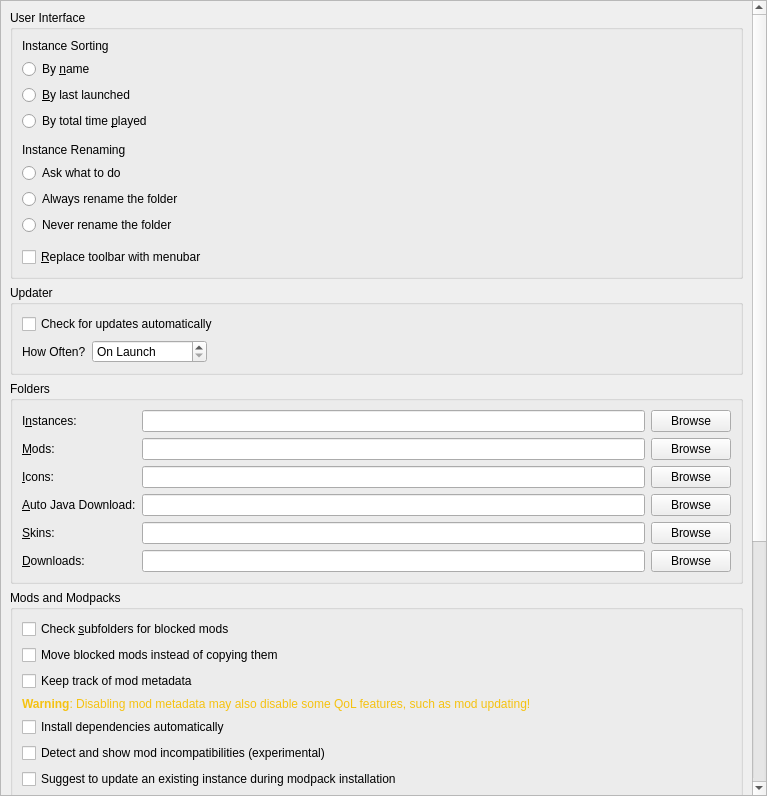
<?xml version="1.0" encoding="UTF-8"?>
<ui version="4.0">
 <class>LauncherPage</class>
 <widget class="QWidget" name="LauncherPage">
  <property name="geometry">
   <rect>
    <x>0</x>
    <y>0</y>
    <width>767</width>
    <height>796</height>
   </rect>
  </property>
  <property name="sizePolicy">
   <sizepolicy hsizetype="MinimumExpanding" vsizetype="MinimumExpanding">
    <horstretch>0</horstretch>
    <verstretch>0</verstretch>
   </sizepolicy>
  </property>
  <layout class="QVBoxLayout" name="verticalLayout">
   <property name="leftMargin">
    <number>0</number>
   </property>
   <property name="topMargin">
    <number>0</number>
   </property>
   <property name="rightMargin">
    <number>0</number>
   </property>
   <property name="bottomMargin">
    <number>0</number>
   </property>
   <item>
    <widget class="QScrollArea" name="scrollArea">
     <property name="horizontalScrollBarPolicy">
      <enum>Qt::ScrollBarPolicy::ScrollBarAsNeeded</enum>
     </property>
     <property name="widgetResizable">
      <bool>true</bool>
     </property>
     <widget class="QWidget" name="scrollAreaWidgetContents">
      <property name="geometry">
       <rect>
        <x>0</x>
        <y>-149</y>
        <width>746</width>
        <height>1222</height>
       </rect>
      </property>
      <layout class="QVBoxLayout" name="verticalLayout_8">
       <item>
        <widget class="QGroupBox" name="userInterfaceBox">
         <property name="enabled">
          <bool>true</bool>
         </property>
         <property name="title">
          <string>User Interface</string>
         </property>
         <layout class="QVBoxLayout" name="verticalLayout_2">
          <item>
           <widget class="QLabel" name="instanceSortingLabel">
            <property name="text">
             <string>Instance Sorting</string>
            </property>
           </widget>
          </item>
          <item>
           <widget class="QRadioButton" name="sortByNameBtn">
            <property name="text">
             <string>By &amp;name</string>
            </property>
            <attribute name="buttonGroup">
             <string notr="true">sortingModeGroup</string>
            </attribute>
           </widget>
          </item>
          <item>
           <widget class="QRadioButton" name="sortLastLaunchedBtn">
            <property name="text">
             <string>&amp;By last launched</string>
            </property>
            <attribute name="buttonGroup">
             <string notr="true">sortingModeGroup</string>
            </attribute>
           </widget>
          </item>
          <item>
           <widget class="QRadioButton" name="sortByPlaytimeBtn">
            <property name="text">
             <string>By total time &amp;played</string>
            </property>
            <attribute name="buttonGroup">
             <string notr="true">sortingModeGroup</string>
            </attribute>
           </widget>
          </item>
          <item>
           <spacer name="verticalSpacer">
            <property name="orientation">
             <enum>Qt::Orientation::Vertical</enum>
            </property>
            <property name="sizeType">
             <enum>QSizePolicy::Policy::Fixed</enum>
            </property>
            <property name="sizeHint" stdset="0">
             <size>
              <width>0</width>
              <height>6</height>
             </size>
            </property>
           </spacer>
          </item>
          <item>
           <widget class="QLabel" name="renamingBehaviorLabel">
            <property name="text">
             <string>Instance Renaming</string>
            </property>
           </widget>
          </item>
          <item>
           <widget class="QRadioButton" name="askToRenameDirBtn">
            <property name="text">
             <string>Ask what to do</string>
            </property>
            <attribute name="buttonGroup">
             <string notr="true">renamingBehaviorGroup</string>
            </attribute>
           </widget>
          </item>
          <item>
           <widget class="QRadioButton" name="alwaysRenameDirBtn">
            <property name="text">
             <string>Always rename the folder</string>
            </property>
            <attribute name="buttonGroup">
             <string notr="true">renamingBehaviorGroup</string>
            </attribute>
           </widget>
          </item>
          <item>
           <widget class="QRadioButton" name="neverRenameDirBtn">
            <property name="text">
             <string>Never rename the folder</string>
            </property>
            <attribute name="buttonGroup">
             <string notr="true">renamingBehaviorGroup</string>
            </attribute>
           </widget>
          </item>
          <item>
           <spacer name="verticalSpacer_2">
            <property name="orientation">
             <enum>Qt::Orientation::Vertical</enum>
            </property>
            <property name="sizeType">
             <enum>QSizePolicy::Policy::Fixed</enum>
            </property>
            <property name="sizeHint" stdset="0">
             <size>
              <width>0</width>
              <height>6</height>
             </size>
            </property>
           </spacer>
          </item>
          <item>
           <widget class="QCheckBox" name="preferMenuBarCheckBox">
            <property name="toolTip">
             <string>The menubar is more friendly for keyboard-driven interaction.</string>
            </property>
            <property name="text">
             <string>&amp;Replace toolbar with menubar</string>
            </property>
           </widget>
          </item>
         </layout>
        </widget>
       </item>
       <item>
        <widget class="QGroupBox" name="updateSettingsBox">
         <property name="title">
          <string>Updater</string>
         </property>
         <layout class="QGridLayout" name="gridLayout_2">
          <item row="1" column="0">
           <layout class="QHBoxLayout" name="horizontalLayout_2">
            <item>
             <widget class="QLabel" name="updateIntervalLabel">
              <property name="text">
               <string>How Often?</string>
              </property>
             </widget>
            </item>
            <item>
             <widget class="QSpinBox" name="updateIntervalSpinBox">
              <property name="sizePolicy">
               <sizepolicy hsizetype="Maximum" vsizetype="Fixed">
                <horstretch>0</horstretch>
                <verstretch>0</verstretch>
               </sizepolicy>
              </property>
              <property name="toolTip">
               <string>Set to 0 to only check on launch</string>
              </property>
              <property name="specialValueText">
               <string>On Launch</string>
              </property>
              <property name="suffix">
               <string> hours</string>
              </property>
              <property name="prefix">
               <string>Every </string>
              </property>
              <property name="minimum">
               <number>0</number>
              </property>
              <property name="maximum">
               <number>168</number>
              </property>
             </widget>
            </item>
            <item>
             <spacer name="horizontalSpacer">
              <property name="orientation">
               <enum>Qt::Orientation::Horizontal</enum>
              </property>
              <property name="sizeHint" stdset="0">
               <size>
                <width>0</width>
                <height>0</height>
               </size>
              </property>
             </spacer>
            </item>
           </layout>
          </item>
          <item row="0" column="0" colspan="2">
           <widget class="QCheckBox" name="autoUpdateCheckBox">
            <property name="text">
             <string>Check for updates automatically</string>
            </property>
           </widget>
          </item>
         </layout>
        </widget>
       </item>
       <item>
        <widget class="QGroupBox" name="foldersBox">
         <property name="title">
          <string>Folders</string>
         </property>
         <layout class="QGridLayout" name="gridLayout">
          <item row="4" column="1">
           <widget class="QLineEdit" name="skinsDirTextBox"/>
          </item>
          <item row="4" column="2">
           <widget class="QPushButton" name="skinsDirBrowseBtn">
            <property name="text">
             <string>Browse</string>
            </property>
           </widget>
          </item>
          <item row="3" column="0">
           <widget class="QLabel" name="labelJavaDir">
            <property name="toolTip">
             <string>Folder where Prism Launcher stores automatically downloaded Java versions. Do NOT set this to your system Java installation.</string>
            </property>
            <property name="text">
             <string>&amp;Auto Java Download:</string>
            </property>
            <property name="buddy">
             <cstring>javaDirTextBox</cstring>
            </property>
           </widget>
          </item>
          <item row="2" column="2">
           <widget class="QPushButton" name="iconsDirBrowseBtn">
            <property name="text">
             <string>Browse</string>
            </property>
           </widget>
          </item>
          <item row="4" column="0">
           <widget class="QLabel" name="labelSkinsDir">
            <property name="text">
             <string>&amp;Skins:</string>
            </property>
            <property name="buddy">
             <cstring>skinsDirTextBox</cstring>
            </property>
           </widget>
          </item>
          <item row="1" column="0">
           <widget class="QLabel" name="labelModsDir">
            <property name="text">
             <string>&amp;Mods:</string>
            </property>
            <property name="buddy">
             <cstring>modsDirTextBox</cstring>
            </property>
           </widget>
          </item>
          <item row="3" column="2">
           <widget class="QPushButton" name="javaDirBrowseBtn">
            <property name="text">
             <string>Browse</string>
            </property>
           </widget>
          </item>
          <item row="5" column="0">
           <widget class="QLabel" name="labelDownloadsDir">
            <property name="text">
             <string>&amp;Downloads:</string>
            </property>
            <property name="buddy">
             <cstring>downloadsDirTextBox</cstring>
            </property>
           </widget>
          </item>
          <item row="5" column="1">
           <widget class="QLineEdit" name="downloadsDirTextBox"/>
          </item>
          <item row="1" column="1">
           <widget class="QLineEdit" name="modsDirTextBox"/>
          </item>
          <item row="0" column="0">
           <widget class="QLabel" name="labelInstDir">
            <property name="text">
             <string>I&amp;nstances:</string>
            </property>
            <property name="buddy">
             <cstring>instDirTextBox</cstring>
            </property>
           </widget>
          </item>
          <item row="0" column="2">
           <widget class="QPushButton" name="instDirBrowseBtn">
            <property name="text">
             <string>Browse</string>
            </property>
           </widget>
          </item>
          <item row="5" column="2">
           <widget class="QPushButton" name="downloadsDirBrowseBtn">
            <property name="text">
             <string>Browse</string>
            </property>
           </widget>
          </item>
          <item row="0" column="1">
           <widget class="QLineEdit" name="instDirTextBox"/>
          </item>
          <item row="1" column="2">
           <widget class="QPushButton" name="modsDirBrowseBtn">
            <property name="text">
             <string>Browse</string>
            </property>
           </widget>
          </item>
          <item row="3" column="1">
           <widget class="QLineEdit" name="javaDirTextBox"/>
          </item>
          <item row="2" column="1">
           <widget class="QLineEdit" name="iconsDirTextBox"/>
          </item>
          <item row="2" column="0">
           <widget class="QLabel" name="labelIconsDir">
            <property name="text">
             <string>&amp;Icons:</string>
            </property>
            <property name="buddy">
             <cstring>iconsDirTextBox</cstring>
            </property>
           </widget>
          </item>
         </layout>
        </widget>
       </item>
       <item>
        <widget class="QGroupBox" name="modsBox">
         <property name="title">
          <string>Mods and Modpacks</string>
         </property>
         <layout class="QVBoxLayout" name="verticalLayout_4">
          <item>
           <widget class="QCheckBox" name="downloadsDirWatchRecursiveCheckBox">
            <property name="toolTip">
             <string>When enabled, in addition to the downloads folder, its sub folders will also be searched when looking for resources (e.g. when looking for blocked mods on CurseForge).</string>
            </property>
            <property name="text">
             <string>Check &amp;subfolders for blocked mods</string>
            </property>
           </widget>
          </item>
          <item>
           <widget class="QCheckBox" name="downloadsDirMoveCheckBox">
            <property name="toolTip">
             <string>When enabled, it will move blocked resources instead of copying them.</string>
            </property>
            <property name="text">
             <string>Move blocked mods instead of copying them</string>
            </property>
           </widget>
          </item>
          <item>
           <widget class="QCheckBox" name="metadataEnableBtn">
            <property name="toolTip">
             <string>Store version information provided by mod providers (like Modrinth or CurseForge) for mods.</string>
            </property>
            <property name="text">
             <string>Keep track of mod metadata</string>
            </property>
           </widget>
          </item>
          <item>
           <widget class="QLabel" name="metadataWarningLabel">
            <property name="text">
             <string>&lt;html&gt;&lt;head/&gt;&lt;body&gt;&lt;p&gt;&lt;span style=&quot; font-weight:600; color:#f5c211;&quot;&gt;Warning&lt;/span&gt;&lt;span style=&quot; color:#f5c211;&quot;&gt;: Disabling mod metadata may also disable some QoL features, such as mod updating!&lt;/span&gt;&lt;/p&gt;&lt;/body&gt;&lt;/html&gt;</string>
            </property>
            <property name="wordWrap">
             <bool>true</bool>
            </property>
           </widget>
          </item>
          <item>
           <widget class="QCheckBox" name="dependenciesEnableBtn">
            <property name="toolTip">
             <string>Automatically detect, install, and update mod dependencies.</string>
            </property>
            <property name="text">
             <string>Install dependencies automatically</string>
            </property>
           </widget>
          </item>
          <item>
           <widget class="QCheckBox" name="showModIncompatCheckBox">
            <property name="toolTip">
             <string>Currently this just shows mods which are not marked as compatible with the current Minecraft version.</string>
            </property>
            <property name="text">
             <string>Detect and show mod incompatibilities (experimental)</string>
            </property>
           </widget>
          </item>
          <item>
           <widget class="QCheckBox" name="modpackUpdatePromptBtn">
            <property name="toolTip">
             <string>When creating a new modpack instance, suggest updating an existing instance instead.</string>
            </property>
            <property name="text">
             <string>Suggest to update an existing instance during modpack installation</string>
            </property>
           </widget>
          </item>
         </layout>
        </widget>
       </item>
       <item>
        <widget class="QGroupBox" name="instanceBox">
         <property name="title">
          <string>Instance Creation</string>
         </property>
         <layout class="QVBoxLayout" name="verticalLayout_3">
          <item>
           <widget class="QCheckBox" name="downloadGameFilesBtn">
            <property name="toolTip">
             <string>Downloads required game files while creating the instance. Disable this to skip the initial download and fetch files when the instance is launched instead.</string>
            </property>
            <property name="text">
             <string>Download game files during instance creation</string>
            </property>
           </widget>
          </item>
          <item>
           <widget class="QCheckBox" name="lcsvDeveloperModeCheckBox">
            <property name="toolTip">
             <string>Shows the "Export as LCSV Pack" action on the instance context menu.</string>
            </property>
            <property name="text">
             <string>LCSV Developer Mode (enables pack export)</string>
            </property>
           </widget>
          </item>
         </layout>
        </widget>
       </item>
       <item>
        <widget class="QGroupBox" name="groupBox_2">
         <property name="title">
          <string>Console</string>
         </property>
         <layout class="QFormLayout" name="formLayout">
          <property name="labelAlignment">
           <set>Qt::AlignmentFlag::AlignLeading|Qt::AlignmentFlag::AlignLeft|Qt::AlignmentFlag::AlignVCenter</set>
          </property>
          <item row="0" column="0">
           <widget class="QLabel" name="lineLimitLabel">
            <property name="sizePolicy">
             <sizepolicy hsizetype="Maximum" vsizetype="Preferred">
              <horstretch>0</horstretch>
              <verstretch>0</verstretch>
             </sizepolicy>
            </property>
            <property name="text">
             <string>Log History &amp;Limit:</string>
            </property>
            <property name="buddy">
             <cstring>lineLimitSpinBox</cstring>
            </property>
           </widget>
          </item>
          <item row="0" column="1">
           <widget class="QSpinBox" name="lineLimitSpinBox">
            <property name="sizePolicy">
             <sizepolicy hsizetype="Maximum" vsizetype="Fixed">
              <horstretch>0</horstretch>
              <verstretch>0</verstretch>
             </sizepolicy>
            </property>
            <property name="suffix">
             <string> lines</string>
            </property>
            <property name="minimum">
             <number>10000</number>
            </property>
            <property name="maximum">
             <number>1000000</number>
            </property>
            <property name="singleStep">
             <number>10000</number>
            </property>
            <property name="value">
             <number>100000</number>
            </property>
           </widget>
          </item>
          <item row="1" column="0" colspan="2">
           <widget class="QCheckBox" name="checkStopLogging">
            <property name="text">
             <string>&amp;Stop logging when log overflows</string>
            </property>
           </widget>
          </item>
         </layout>
        </widget>
       </item>
       <item>
        <widget class="QGroupBox" name="tasksBox">
         <property name="title">
          <string>Tasks</string>
         </property>
         <layout class="QGridLayout" name="gridLayout_3">
          <item row="2" column="1">
           <widget class="QSpinBox" name="numberOfManualRetriesSpinBox">
            <property name="sizePolicy">
             <sizepolicy hsizetype="Maximum" vsizetype="Fixed">
              <horstretch>0</horstretch>
              <verstretch>0</verstretch>
             </sizepolicy>
            </property>
            <property name="minimumSize">
             <size>
              <width>60</width>
              <height>0</height>
             </size>
            </property>
            <property name="minimum">
             <number>0</number>
            </property>
           </widget>
          </item>
          <item row="1" column="1">
           <widget class="QSpinBox" name="numberOfConcurrentDownloadsSpinBox">
            <property name="sizePolicy">
             <sizepolicy hsizetype="Maximum" vsizetype="Fixed">
              <horstretch>0</horstretch>
              <verstretch>0</verstretch>
             </sizepolicy>
            </property>
            <property name="minimumSize">
             <size>
              <width>60</width>
              <height>0</height>
             </size>
            </property>
            <property name="minimum">
             <number>1</number>
            </property>
           </widget>
          </item>
          <item row="3" column="1">
           <widget class="QSpinBox" name="timeoutSecondsSpinBox">
            <property name="sizePolicy">
             <sizepolicy hsizetype="Maximum" vsizetype="Fixed">
              <horstretch>0</horstretch>
              <verstretch>0</verstretch>
             </sizepolicy>
            </property>
            <property name="minimumSize">
             <size>
              <width>60</width>
              <height>0</height>
             </size>
            </property>
            <property name="suffix">
             <string>s</string>
            </property>
           </widget>
          </item>
          <item row="2" column="0">
           <widget class="QLabel" name="numberOfManualRetriesLabel">
            <property name="text">
             <string>Retry Limit:</string>
            </property>
           </widget>
          </item>
          <item row="1" column="0">
           <widget class="QLabel" name="numberOfConcurrentDownloadsLabel">
            <property name="text">
             <string>Concurrent Download Limit:</string>
            </property>
           </widget>
          </item>
          <item row="3" column="0">
           <widget class="QLabel" name="timeoutSecondsLabel">
            <property name="toolTip">
             <string>Seconds to wait until the requests are terminated</string>
            </property>
            <property name="text">
             <string>HTTP Timeout:</string>
            </property>
           </widget>
          </item>
          <item row="0" column="1">
           <widget class="QSpinBox" name="numberOfConcurrentTasksSpinBox">
            <property name="sizePolicy">
             <sizepolicy hsizetype="Maximum" vsizetype="Fixed">
              <horstretch>0</horstretch>
              <verstretch>0</verstretch>
             </sizepolicy>
            </property>
            <property name="minimumSize">
             <size>
              <width>60</width>
              <height>0</height>
             </size>
            </property>
            <property name="minimum">
             <number>1</number>
            </property>
           </widget>
          </item>
          <item row="0" column="0">
           <widget class="QLabel" name="numberOfConcurrentTasksLabel">
            <property name="text">
             <string>Concurrent Task Limit:</string>
            </property>
           </widget>
          </item>
          <item row="0" column="2">
           <spacer name="horizontalSpacer_2">
            <property name="orientation">
             <enum>Qt::Orientation::Horizontal</enum>
            </property>
            <property name="sizeHint" stdset="0">
             <size>
              <width>0</width>
              <height>0</height>
             </size>
            </property>
           </spacer>
          </item>
         </layout>
        </widget>
       </item>
       <item>
        <spacer name="verticalSpacer_FeaturesTab">
         <property name="orientation">
          <enum>Qt::Orientation::Vertical</enum>
         </property>
         <property name="sizeHint" stdset="0">
          <size>
           <width>0</width>
           <height>0</height>
          </size>
         </property>
        </spacer>
       </item>
      </layout>
     </widget>
    </widget>
   </item>
  </layout>
 </widget>
 <tabstops>
  <tabstop>scrollArea</tabstop>
  <tabstop>sortByNameBtn</tabstop>
  <tabstop>sortLastLaunchedBtn</tabstop>
  <tabstop>sortByPlaytimeBtn</tabstop>
  <tabstop>askToRenameDirBtn</tabstop>
  <tabstop>alwaysRenameDirBtn</tabstop>
  <tabstop>neverRenameDirBtn</tabstop>
  <tabstop>preferMenuBarCheckBox</tabstop>
  <tabstop>autoUpdateCheckBox</tabstop>
  <tabstop>updateIntervalSpinBox</tabstop>
  <tabstop>instDirTextBox</tabstop>
  <tabstop>instDirBrowseBtn</tabstop>
  <tabstop>modsDirTextBox</tabstop>
  <tabstop>modsDirBrowseBtn</tabstop>
  <tabstop>iconsDirTextBox</tabstop>
  <tabstop>iconsDirBrowseBtn</tabstop>
  <tabstop>javaDirTextBox</tabstop>
  <tabstop>javaDirBrowseBtn</tabstop>
  <tabstop>skinsDirTextBox</tabstop>
  <tabstop>skinsDirBrowseBtn</tabstop>
  <tabstop>downloadsDirTextBox</tabstop>
  <tabstop>downloadsDirBrowseBtn</tabstop>
  <tabstop>downloadsDirWatchRecursiveCheckBox</tabstop>
  <tabstop>downloadsDirMoveCheckBox</tabstop>
  <tabstop>metadataEnableBtn</tabstop>
  <tabstop>dependenciesEnableBtn</tabstop>
  <tabstop>showModIncompatCheckBox</tabstop>
  <tabstop>modpackUpdatePromptBtn</tabstop>
  <tabstop>downloadGameFilesBtn</tabstop>
  <tabstop>lineLimitSpinBox</tabstop>
  <tabstop>checkStopLogging</tabstop>
  <tabstop>numberOfConcurrentTasksSpinBox</tabstop>
  <tabstop>numberOfConcurrentDownloadsSpinBox</tabstop>
  <tabstop>numberOfManualRetriesSpinBox</tabstop>
  <tabstop>timeoutSecondsSpinBox</tabstop>
 </tabstops>
 <resources/>
 <connections/>
 <buttongroups>
  <buttongroup name="renamingBehaviorGroup"/>
  <buttongroup name="sortingModeGroup"/>
 </buttongroups>
</ui>
